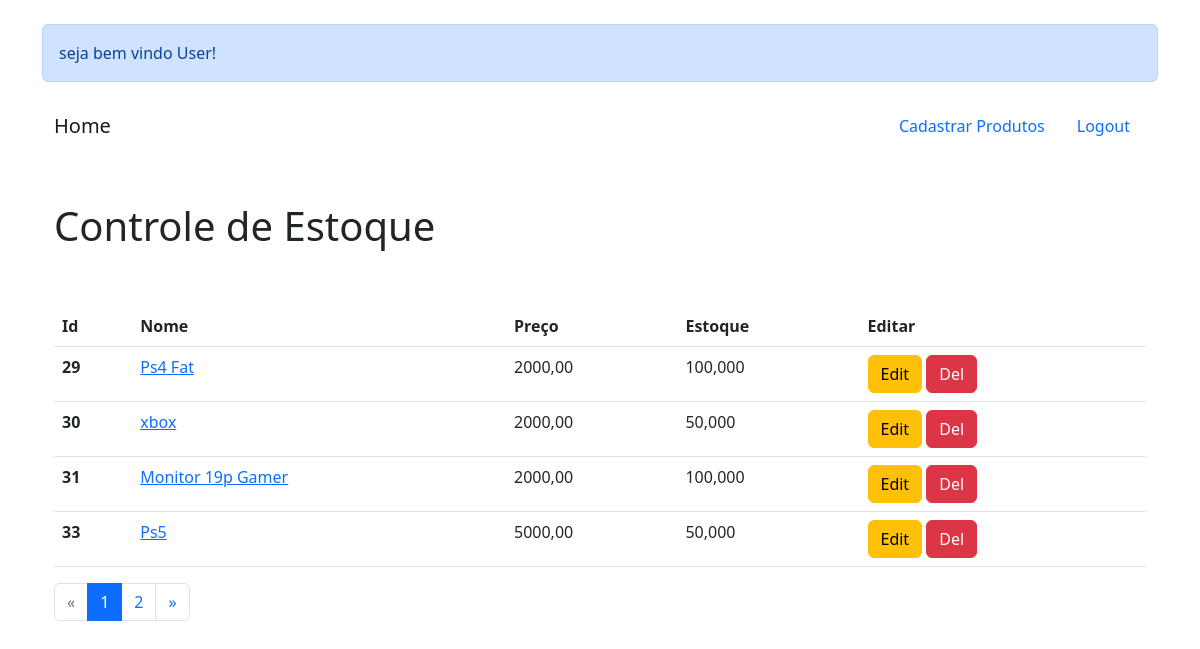
/ (signed in), run on the app's committed database.
### usuarios/models.py (models this page shows, shortened)
class CustomUsuario(AbstractUser):
    email = models.EmailField('E-mail', unique=True)
    fone = models.CharField('Telefone', max_length=15)
    is_staff = models.BooleanField('Membro da equipe', default=True)
    USERNAME_FIELD = 'email'
    REQUIRED_FIELDS = ['first_name', 'last_name', 'fone']
    objects= UsuarioManager()

class Base(models.Model):
    criado = models.DateField('Data de Criação', auto_now_add=True)
    modificado = models.DateField('Data de Atualização', auto_now_add=True)
    ativo = models.BooleanField('Ativo?', default=True)
    class Meta:
        abstract = True

class Produto(Base):
    nome = models.CharField('Nome', max_length=100)
    preco = models.DecimalField('preço', max_digits=8, decimal_places=2)
    estoque = models.DecimalField('Estoque', max_digits=8, decimal_places=3)
    imagem = StdImageField('imagem', upload_to='produtos',
                           variations={'thumb': (124, 124)})
    slug = models.SlugField('Slug', max_length=100, blank=True, editable=False)

### usuarios/views.py (the view)
# urls.py: path('', IndexView.as_view(), name='index'),
class IndexView(ListView):
    model: Produto
    context_object_name = 'produtos'
    template_name = 'index.html'
    paginate_by = 4
    def get_queryset(self):
        return Produto.objects.all()

### templates/index.html (shortened to what this page needs)
{% extends 'base.html' %}
{% load static %}
{% block content %}
<div class="container">
    {% if user.is_anonymous %}
    <div class="container">
        <div class="row">
            <div class="col-sm-12 col-lg-12 index" align="center">
                <h1>Controle de Estoque</h1>
                <br>
                <h4>Você não estar logado</h4>
                <br><br>
                <a class="btn btn-primary" href="{% url 'login' %}">Fazer Login</a>
            </div>
        </div>
    </div>
    {% else %}
    <br>
    <div class="alert alert-primary" role="alert">
        seja bem vindo {{ user.first_name }}!
    </div>
    <div class="container">
        <div class="row">
            <div class="col-sm-12 col-lg-12">
                <div class="col-sm-12 col-lg-12">
                    <nav class="navbar navbar-default">
                        <div class="navbar-header">
                            <a class="navbar-brand" href="{% url 'index' %}">Home</a>
                        </div>
                        <div>
                            <ul class="nav">
                                <li><a class="nav-item nav-link" href="{% url 'produto' %}">Cadastrar Produtos</a></li>
                                <li><a class="nav-item nav-link" href="{% url 'logout' %}">Logout</a></li>
                            </ul>
                        </div>
                    </nav>
                </div>
                <br><br>
                <div>
                    <h1>Controle de Estoque</h1>
                </div>
                <br><br>
                <table class="table">
                    <thead class="thead-light">
                        <tr>
                            <th scope="col">Id</th>
                            <th scope="col">Nome</th>
                            <th scope="col">Preço</th>
                            <th scope="col">Estoque</th>
                            <th scope="col">Editar</th>
                        </tr>
                    </thead>
                    <tbody>
                        {% for i in produtos %}
                        <tr>
                            <th scope="row">{{i.id}}</th>
                            <td><a href="#modal{{i.id}}" data-toggle="modal">{{i.nome}}</a></td>
                            <td>{{i.preco}}</td>
                            <td>{{i.estoque}}</td>
                            <td>
                                <a class="btn btn-warning" data-toggle="modal"
                                    href="{% url 'upd_produto' i.id %}">Edit</a>
                                <a data-toggle="modal" class="btn btn-danger"
                                    href="{% url 'del_produto' pk=i.id %}">Del</a>
                            </td>
                        </tr>
                        {%endfor%}
                    </tbody>
                </table>
                <nav aria-label="navegacao-paginacao">
                    <ul class="pagination">
                        {% if page_obj.has_previous %}
                        <li class="page-item"><a class="page-link"
                                href="?page={{ page_obj.previous_page_number}}">&laquo;</a>
                        </li>
                        {% else %}
                        <li class="page-item disabled"><a class="page-link" href="#">&laquo;</a></li>
                        {% endif %}
                        {% for num in paginator.page_range %}
                        {% if page_obj.number == num %}
                        <li class="page-item active"><a class="page-link" href="#">{{num}}</a></li>
                        {% else %}
                        <li class="page-item"><a class="page-link" href="?page={{num}}">{{num}}</a></li>
                        {% endif %}
                        {% endfor %}
                        {% if page_obj.has_next %}
                        <li class="page-item"><a class="page-link"
                                href="?page={{page_obj.next_page_number}}">&raquo;</a></li>
                        {% else %}
                        <li class="page-item disabled"><a class="page-link" href="#">&raquo;</a></li>
                        {% endif %}
                    </ul>
                </nav>
            </div>
        </div>
    </div>
    {% endif %}
</div>
{% endblock %}

### data on the page
CustomUsuario: first_name "User"
Produto: id "29", nome "Ps4 Fat", preco "2000,00", estoque "100,000"
Produto: id "30", nome "xbox", preco "2000,00", estoque "50,000"
Produto: id "31", nome "Monitor 19p Gamer", preco "2000,00", estoque "100,000"
Produto: id "33", nome "Ps5", preco "5000,00", estoque "50,000"

### other printed values
{{ num }} "1"
{{ num }} "2"
